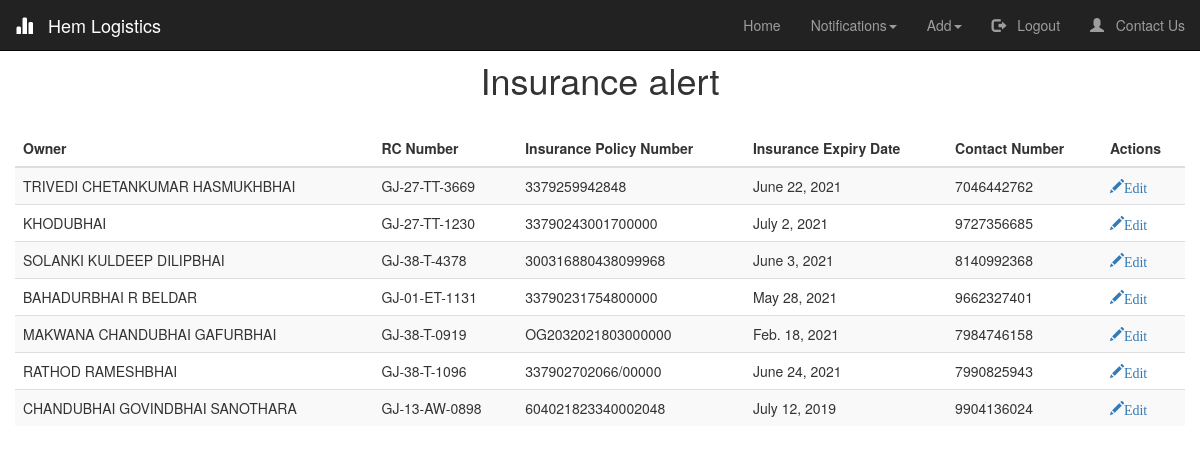
Screenshot of /Insurance_Notifications/ (signed in) with the database file from the repository.
### logistics/models.py (models this page shows, shortened)
class Vehicle(models.Model):
    Owner  = models.CharField(max_length=50, verbose_name="Owner's Name")
    RC_number = models.CharField(unique =True, verbose_name="RC Number", max_length=13, validators=[MinLengthValidator(12,message = "Invalid RC Number"), RegexValidator('([A-Z]{2})+-([0-9]{1})+-[A-Z]+-[0-9]{4}',message = "Use proper formatting")])
    PAN_number = models.CharField(verbose_name="PAN Number", max_length=10, validators=[MinLengthValidator(10,message = "Invalid PAN Number")])
    Type = models.CharField(verbose_name="Type of Vehicle", choices=TYPE_CHOICES, max_length=10)
    Other = models.CharField(blank = True,verbose_name='',max_length=10)
    Insurance_policy_number = models.CharField(max_length=25)
    PUC_expiry_date = models.DateField()
    Insurance_expiry_date = models.DateField(validators=[date_validate])#,input_formats = ['%d/%m/%Y'])
    Safety_equipments = models.BooleanField(default=False)
    GPS = models.BooleanField(default=False)
    Contact_number = models.CharField(max_length=10,validators=[MinLengthValidator(10,message = "Invalid Contact Number"),RegexValidator('([0-9]{10})',message="Should be numeric values only")])
    Notifications = models.BooleanField(verbose_name="Notifications Needed", default=True)
    Insurance_expired = models.BooleanField(default=False)
    PUC_expired = models.BooleanField(default=False)
    Available = models.BooleanField(default=True)
    Balance = models.IntegerField(default=0)
    def save(self, *args, **kwargs):
        if(self.Other):
            self.Other = self.Other.upper()
        self.Owner = self.Owner.upper()
        super(Vehicle, self).save(*args, **kwargs)

### logistics/views.py (the view)
# urls.py: path('Insurance_Notifications/', logistics_view.insurance_notifications, name ='Insurance_Notifications'),
@login_required(login_url='/login')
def insurance_notifications(request):
	check_expiry_insurance()
	insurance = Vehicle.objects.filter(Insurance_expired=True)
	return render(request,'insurance_notifications.html',{'title':'Insurance', 'insurance':insurance})

### logistics/helper_functions.py (called while the page is built)
def check_expiry_insurance():
    vehicles = Vehicle.objects.all()
    for vehicle in vehicles:
        if(vehicle.Notifications):
            if (vehicle.Insurance_expiry_date - now().date())<timedelta(days=15):
                vehicle.Insurance_expired=True
        else:
            vehicle.Insurance_expired=False
        vehicle.save()

### logistics/templates/insurance_notifications.html (shortened to what this page needs)
{% extends "index.html" %}
{% load crispy_forms_tags %}
{% block start %}
<link rel="stylesheet" type="text/css" href="https://cdn.datatables.net/1.10.24/css/jquery.dataTables.css">
<h1 style="text-align: center; padding-top: 20px;"> Insurance alert</h1>
<table id = "insurance_table" class="table table-striped">
    <thead class="thead-dark">
    <tr>
        <th >Owner</th>
        <th>RC Number</th>
        <th>Insurance Policy Number</th>
        <th>Insurance Expiry Date</th>
        <th>Contact Number</th>
        {% if user.is_authenticated %}
        <th>Actions</th>
        {% endif %}
    </tr>
    </thead>
    <tbody>
{% for x in insurance %}
    <tr>
        <td>{{ x.Owner }}</td>
        <td id="{{ x.id }}">{{ x.RC_number }}</td>
        <td>{{ x.Insurance_policy_number }}</td>
        <td>{{ x.Insurance_expiry_date }}</td>
        <td>{{ x.Contact_number }}</td>
        {% if user.is_authenticated %}
        <td>
            <a href="/edit_vehicle/{{ x.id }}"><span class="glyphicon glyphicon-pencil" >Edit</span></a>
        </td>
        {% endif %}
    </tr>
{% endfor %}
    </tbody>
</table>
{% endblock start %}

### logistics/static/index.css (style rules this page uses)
* { margin: auto; position: relative; box-sizing: border-box; }

### rows the page displays
Vehicle: Owner "TRIVEDI CHETANKUMAR HASMUKHBHAI", RC_number "GJ-27-TT-3669", Insurance_policy_number "3379259942848", Insurance_expiry_date "June 22, 2021", Contact_number "7046442762"
Vehicle: Owner "KHODUBHAI", RC_number "GJ-27-TT-1230", Insurance_policy_number "33790243001700000", Insurance_expiry_date "July 2, 2021", Contact_number "9727356685"
Vehicle: Owner "SOLANKI KULDEEP DILIPBHAI", RC_number "GJ-38-T-4378", Insurance_policy_number "300316880438099968", Insurance_expiry_date "June 3, 2021", Contact_number "8140992368"
Vehicle: Owner "BAHADURBHAI R BELDAR", RC_number "GJ-01-ET-1131", Insurance_policy_number "33790231754800000", Insurance_expiry_date "May 28, 2021", Contact_number "9662327401"
Vehicle: Owner "MAKWANA CHANDUBHAI GAFURBHAI", RC_number "GJ-38-T-0919", Insurance_policy_number "OG2032021803000000", Insurance_expiry_date "Feb. 18, 2021", Contact_number "7984746158"
Vehicle: Owner "RATHOD RAMESHBHAI", RC_number "GJ-38-T-1096", Insurance_policy_number "337902702066/00000", Insurance_expiry_date "June 24, 2021", Contact_number "7990825943"
Vehicle: Owner "CHANDUBHAI GOVINDBHAI SANOTHARA", RC_number "GJ-13-AW-0898", Insurance_policy_number "604021823340002048", Insurance_expiry_date "July 12, 2019", Contact_number "9904136024"
